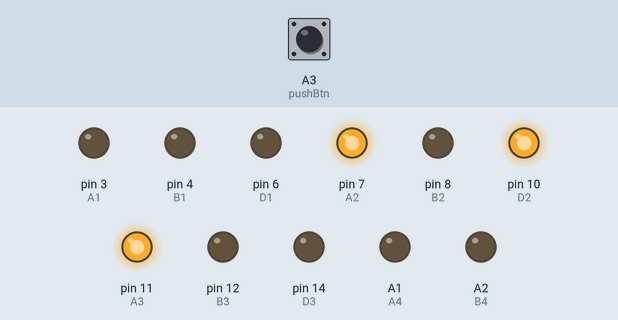
This sketch was run on a simulated Arduino Uno, built with avr-gcc and run on an emulated ATmega328P. Shown: output pins drawn as LEDs (lit = HIGH). The test bench sets the inputs (shaded band); at power-on: A3 (pushBtn) HIGH. The local clock reads 2024-03-15 10:24:30 at power-on unless the sketch sets it; pins used as bus, display or sensor lines are not drawn.

Above: at 2.8 s.
2.9 s: A3 (pushBtn) pulled LOW for 3.2 s
At 6.0 s:
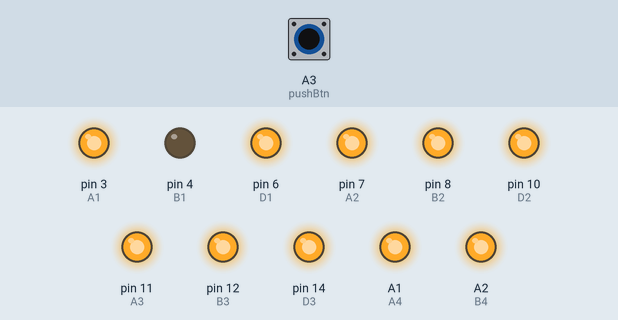
8.0 s: A3 (pushBtn) pulled LOW for 1.2 s
At 10.7 s:
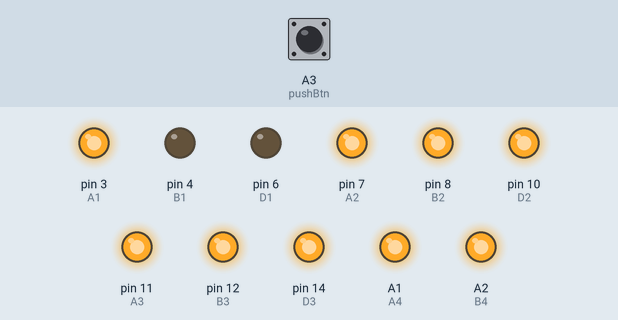
11.1 s: A3 (pushBtn) pulled LOW for 1.2 s
At 13.1 s:
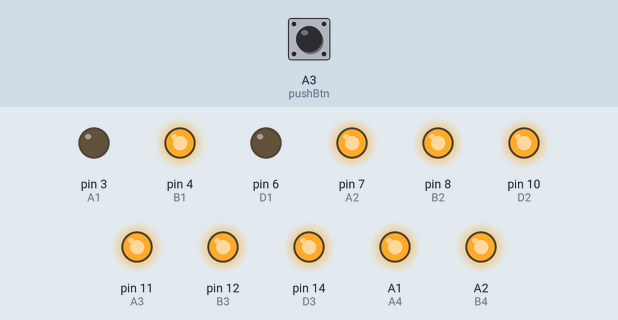
14.2 s: A3 (pushBtn) pulled LOW for 1.2 s
At 16.7 s:
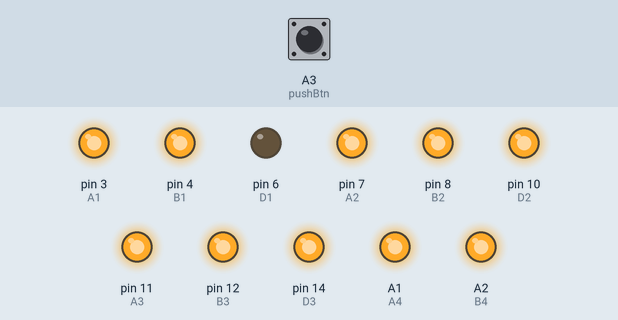
17.3 s: A3 (pushBtn) pulled LOW for 3.2 s
At 21.8 s:
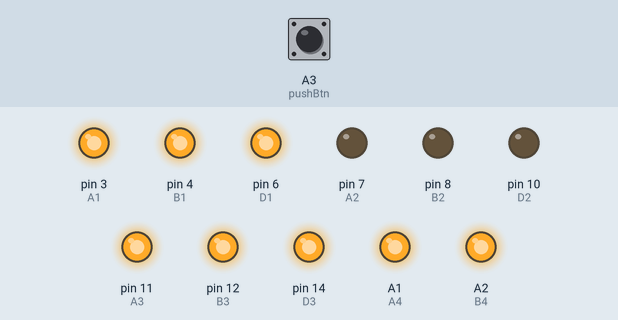
22.4 s: A3 (pushBtn) pulled LOW for 1.2 s
At 25.4 s:
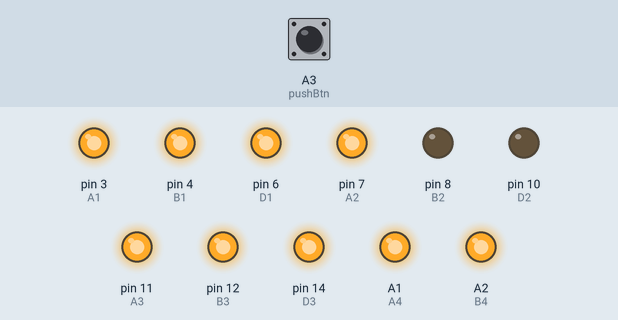
Timing chart, 0 to 26.5 s (numbered marks = the images above; inputs shaded):
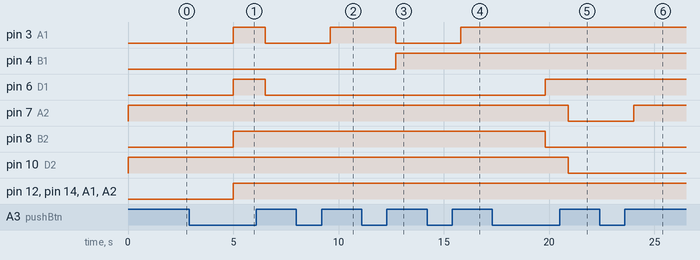

Measured:
- after the input at 2.9 s, pin 3 (A1), pin 6 (D1): LOW → HIGH after 2.1 s, → LOW 1.5 s later; pin 8 (B2), pin 12 (B3), pin 14 (D3), A1 (A4), A2 (B4): LOW → HIGH after 2.1 s
- after the input at 8.0 s, pin 3 (A1): LOW → HIGH after 1.6 s
- after the input at 11.1 s, pin 3 (A1): HIGH → LOW after 1.6 s; pin 4 (B1): LOW → HIGH after 1.6 s
- after the input at 14.2 s, pin 3 (A1): LOW → HIGH after 1.6 s
- after the input at 17.3 s, pin 6 (D1): LOW → HIGH after 2.5 s; pin 7 (A2), pin 10 (D2): HIGH → LOW after 3.6 s; pin 8 (B2): HIGH → LOW after 2.5 s
- after the input at 22.4 s, pin 7 (A2): LOW → HIGH after 1.6 s

The sketch:

main.ino
```cpp
// (licence header left out)
#include <Wire.h>
#include <RTClib.h>

RTC_DS3231 rtc;

int godz;
int min;
int rok;
int mies;
int dzien;
int p[4];
int j = 0;
unsigned long OnTimer = 0;
DateTime now;

#define pushBtn 17
#define A1 3
#define B1 4
#define C1 5
#define D1 6
#define A2 7
#define B2 8
#define C2 9
#define D2 10
#define A3 11
#define B3 12
#define C3 13
#define D3 14
#define A4 15
#define B4 16
#define C4 2
#define D4 1

char A[4] = {A1, A2, A3, A4};
char B[4] = {B1, B2, B3, B4};
char C[4] = {C1, C2, C3, C4};
char D[4] = {D1, D2, D3, D4};

int zero;
int one;
int two;
int three;
int hour;
int minute;

void setup()
{
  ////Serial.begin(57600);

  pinMode(A1, OUTPUT);
  pinMode(B1, OUTPUT);
  pinMode(C1, OUTPUT);
  pinMode(D1, OUTPUT);
  pinMode(A2, OUTPUT);
  pinMode(B2, OUTPUT);
  pinMode(C2, OUTPUT);
  pinMode(D2, OUTPUT);
  pinMode(A3, OUTPUT);
  pinMode(B3, OUTPUT);
  pinMode(C3, OUTPUT);
  pinMode(D3, OUTPUT);
  pinMode(A4, OUTPUT);
  pinMode(B4, OUTPUT);
  pinMode(C4, OUTPUT);
  pinMode(D4, OUTPUT);
  pinMode(pushBtn, INPUT_PULLUP);

  for (char i = 0; i < 4; i++)
  {
    digitalWrite(A[i], HIGH);
    digitalWrite(B[i], HIGH);
    digitalWrite(C[i], HIGH);
    digitalWrite(D[i], HIGH);
  }
  Wire.begin();
  if (!rtc.begin())
  {
    // Serial.println("Nie znaleziono DS3231");
    while (1)
      ;
  }
  if (rtc.lostPower())
  {
    // Serial.println("RTC utracił zasilanie, ustawiamy czas!");
  }
}
void loop()
{

  if (!digitalRead(pushBtn))
  {
    OnTimer = millis(); // trzyma czs od którego wcisneliśmy przycisk

    while (!digitalRead(pushBtn) && millis() - OnTimer < 2000)
    {
      delay(100);
    }
    if (millis() - OnTimer >= 2000)
    {
      ustaw();
    }
    else
    {
      // Serial.println("nie ustawiam");
    }
  }
  now = rtc.now();
  hour = now.hour();
  minute = now.minute();
  // Serial.print(hour);
  // Serial.print(':');
  // Serial.print(minute);
  // Serial.print(':');
  // Serial.print(now.second(), DEC);
  // Serial.println();

  zero = (hour / 10) % 10;
  one = hour % 10;
  two = (minute / 10) % 10;
  three = minute % 10;
  if (three == 0 && now.second() < 7)
  {
    for (int i = 0; i < 10; i++)
    {
      j = i;
      if (j < 9)
        j++;
      else
        j = 0;
      writenumber(0, i);
      writenumber(1, i);
      writenumber(2, i);
      writenumber(3, j);
      delay(2000);
    }
  }
  writenumber(0, zero);
  writenumber(1, one);
  writenumber(2, two);
  if (three < 9)
    three++;
  else
    three = 0;
  writenumber(3, three);
  delay(1000);
}
void ustaw()
{
  // Serial.println("ustawiam");
  p[1] = p[2] = p[3] = p[0] = 0;
  j = 0;
  while (j < 4)
  {
    for (int k = 0; k < 4; k++)
    {
      if (k != j)
      {
        off(k);
      }
    }
    if (j == 3 && p[j] == 9)
      writenumber(j, 0);
    else if (j == 3)
      writenumber(j, p[j] + 1);
    else
      writenumber(j, p[j]);
    // Serial.print(p[0]);
    // Serial.print(";");
    // Serial.print(p[1]);
    // Serial.print(";");
    // Serial.print(p[2]);
    // Serial.print(";");
    // Serial.print(p[3]);
    // Serial.println(); // Dodaje nową linię na końcu

    if (!digitalRead(pushBtn))
    {
      OnTimer = millis(); // trzyma czs od którego wcisneliśmy przycisk
      while (!digitalRead(pushBtn) && millis() - OnTimer < 2000)
      {
        delay(100);
      }
      delay(100);
      if (millis() - OnTimer >= 2000)
      {

        j++;
      }
      else
      {
        if (p[j] < 9)
          p[j]++;
        else
          p[j] = 0;
      }
      delay(100);
    }
    delay(200);
  }
  now = rtc.now();
  godz = p[0] * 10 + p[1];
  min = p[2] * 10 + p[3];
  rok = now.year();
  mies = now.month();
  dzien = now.day();
  if (godz > 23 || min > 59)
  {
  }
  else
  {
    rtc.adjust(DateTime(rok, mies, dzien, godz, min, 0));
  }
}
void writenumber(int a, int b)
{
  switch (b)
  {
  case 1:
    digitalWrite(A[a], LOW);
    digitalWrite(B[a], LOW);
    digitalWrite(C[a], LOW);
    digitalWrite(D[a], LOW);
    break;
  case 2:
    digitalWrite(A[a], HIGH);
    digitalWrite(B[a], LOW);
    digitalWrite(C[a], LOW);
    digitalWrite(D[a], LOW);
    break;
  case 3:
    digitalWrite(A[a], LOW);
    digitalWrite(B[a], HIGH);
    digitalWrite(C[a], LOW);
    digitalWrite(D[a], LOW);
    break;
  case 4:
    digitalWrite(A[a], HIGH);
    digitalWrite(B[a], HIGH);
    digitalWrite(C[a], LOW);
    digitalWrite(D[a], LOW);
    break;
  case 5:
    digitalWrite(A[a], LOW);
    digitalWrite(B[a], LOW);
    digitalWrite(C[a], HIGH);
    digitalWrite(D[a], LOW);
    break;
  case 6:
    digitalWrite(A[a], HIGH);
    digitalWrite(B[a], LOW);
    digitalWrite(C[a], HIGH);
    digitalWrite(D[a], LOW);
    break;
  case 7:
    digitalWrite(A[a], LOW);
    digitalWrite(B[a], HIGH);
    digitalWrite(C[a], HIGH);
    digitalWrite(D[a], LOW);
    break;
  case 8:
    digitalWrite(A[a], HIGH);
    digitalWrite(B[a], HIGH);
    digitalWrite(C[a], HIGH);
    digitalWrite(D[a], LOW);
    break;
  case 9:
    digitalWrite(A[a], LOW);
    digitalWrite(B[a], LOW);
    digitalWrite(C[a], LOW);
    digitalWrite(D[a], HIGH);
    break;
  case 0:
    digitalWrite(A[a], HIGH);
    digitalWrite(B[a], LOW);
    digitalWrite(C[a], LOW);
    digitalWrite(D[a], HIGH);
    break;
  }
}

void off(int a)
{
  digitalWrite(A[a], HIGH);
  digitalWrite(B[a], HIGH);
  digitalWrite(C[a], HIGH);
  digitalWrite(D[a], HIGH);
}
```
